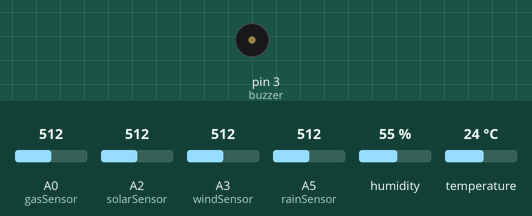
The sketch below on a simulated Arduino Uno, built with avr-gcc and run on an emulated ATmega328P. Shown: buzzer (waves = sounding). The test bench sets the inputs (shaded band); at power-on: A0 (gasSensor) = 512, A2 (solarSensor) = 512, A3 (windSensor) = 512, A5 (rainSensor) = 512, humidity 55 %, temperature 24 °C. What the sketch prints to the serial monitor is not drawn.

Above: at 0.1 s.
At 0.6 s:
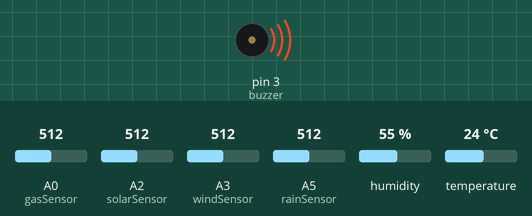
Timing chart, 0 to 2.1 s (numbered marks = the images above):
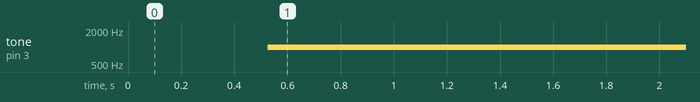

Measured:
- by itself, tone on pin 3 (buzzer): silent → 1000 Hz at 0.53 s

The sketch:

weather.ino
```cpp
// Install these libraries below. Might have to be done in the Arduino IDE.
#include <DHT11.h>
#include <TimeLib.h>

// Define our temperature and humidity sensor as the object and connected to digital pin 4.
DHT11 dht11(4);
#define gasSensor A0
// Analog pin 1 seems to be a bit inaccurate? Changed to 5.
#define rainSensor A5
#define solarSensor A2
#define windSensor A3
#define buzzer 3

// The date and time when the weather station started storing data.
time_t initialTime;

// Converts the analog solar sensor value to a voltage.
double readSolarSensor() {
	int raw = analogRead(solarSensor);

	double a = 4.36E-6;
	double b = 0.00196;
	double c = -0.058;

	// Quadratic expression.
	double y = a * pow(raw, 2) + b * raw + c;
	// Scale from 4.5 V (original solar panel) to 5.5 V.
	y *= 0.845;
	return max(0, min(y, 5.5));
}

double readWindSensor() {
	// Linear regression model to convert the analog value to a velocity (meters per second).
	int raw = analogRead(windSensor);
	double slope = (4.47 - 0) / (420 - 150);
	double yIntercept = -2.48333333333333333;

	if (raw < 150) return 0;
	return slope * raw + yIntercept;
}

void setup() {
	// Define what components send data to us and which ones we send data to.
  pinMode(gasSensor, INPUT);
  pinMode(rainSensor, INPUT);
  pinMode(solarSensor, INPUT);
  pinMode(windSensor, INPUT);
	pinMode(buzzer, OUTPUT);

	// Print to serial monitor at baud rate 9600.
  Serial.begin(9600);

	// Store/Send the time of when the weather staton began operation.
  tmElements_t tm;

	// 2025-04-30 13:16:00
  tm.Year = CalendarYrToTm(2025);
  tm.Month = 4;
  tm.Day = 30;
  tm.Hour = 13;
  tm.Minute = 16;
  tm.Second = 0;

  initialTime = makeTime(tm);
}

void loop() {
	// We return the JSON object at the end as a serial output. This is the starting character.
  String jsonOutput = "{";

  int temperature = 0;
  int humidity = 0;
	// Reassign the values above to the values given by the DHT11.
  int result = dht11.readTemperatureHumidity(temperature, humidity);
	// The temperature is higher than it should be so we subtract a few degrees Celsius.
	temperature -= 4;

	// Add the values to the JSON object/output.
  jsonOutput += "\"temperature\": ";
	// Return NaN (not a number) if the sensor did not return valid data (e.g. failed).
  jsonOutput += result == 0 ? String(temperature) : "\"NaN\"";
  jsonOutput += ", \"humidity\": ";
  jsonOutput += result == 0 ? String(humidity) : "\"NaN\"";

	// Value range of 0 to 1023 but we want a percentage of 0% to 100%.
	int gas = map(analogRead(gasSensor), 0, 1023, 0, 100);
  jsonOutput += ", \"gas\": ";
  jsonOutput += gas;

	// Same as above but the opposite way (100% to 0%).
	int rain = map(analogRead(rainSensor), 0, 1023, 100, 0);
  jsonOutput += ", \"rain\": ";
  jsonOutput += rain;

	double solar = readSolarSensor();
	jsonOutput += ", \"solar\": ";
  jsonOutput += solar;

	double wind = readWindSensor();
	jsonOutput += ", \"wind\": ";
	jsonOutput += wind;

	// Add the time of first storage to the output.
  jsonOutput += ", \"initialTime\": ";
  jsonOutput += initialTime;

	// No solar value check because the solar panel is too sensitive to sunlight (maxes out).
	// The alarm should buzz if any component value/weather condition is deemed too high/unsafe.
	bool shouldBuzz = (temperature >= 30) || (humidity >= 40) || (gas >= 80) || (rain >= 25) || (wind >= 4);
	shouldBuzz ? tone(buzzer, 1000) : noTone(buzzer);

	jsonOutput += ", \"alarming\": ";
	// 1: true, 0: false.
	jsonOutput += String(shouldBuzz);

	// End of our JSON object which we will send.
  jsonOutput += "}";

	// Print the JSON object to the serial monitor so we can read it through our web server.
  Serial.println(jsonOutput);

	// Wait 5 seconds before reading the values again.
  delay(5 * 1000);
}
```
